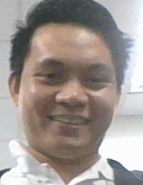
#> input picture assets/trebor.jpg, 143 x 185 px, given in place of the camera
$ python 3-image-filters.py
#> lines starting #> are read from the running program, lines starting #| are printed output that depends on the picture
#> further down, frame is the input picture: shape (185, 143, 3); mean B, G, R 146.2, 151.3, 159.8

# coding: utf-8

# In[1]:


import cv2
import numpy as np

def apply_invert(frame):
    return cv2.bitwise_not(frame)
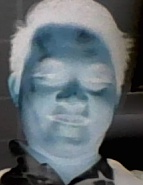
#> returned value: shape (185, 143, 3); mean of channels 0, 1, 2 108.8, 103.7, 95.2; drawn as B, G, R

def apply_sepia(frame, intensity = 0.5):
#> called with intensity = 0.5
    blue,green,red = 20,66,112
    frame = cv2.cvtColor(frame,cv2.COLOR_BGR2BGRA)
#> frame: shape (185, 143, 4)
    frame_height, frame_width, frame_channel = frame.shape
#> frame_height = 185; frame_width = 143; frame_channel = 4
    sepia_bgra = (blue,green,red,1)
    overlay = np.full((frame_height,frame_width,4),sepia_bgra, dtype = 'uint8')

    frame = cv2.addWeighted(overlay, intensity, frame, 1.0, 0)
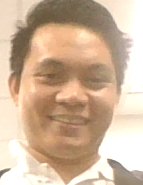
#> frame: shape (185, 143, 4); mean B, G, R, A 155.6, 181.2, 208.3, 255
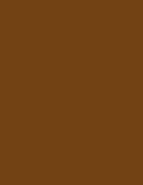
#> overlay: shape (185, 143, 4); mean B, G, R, A 20, 66, 112, 1
    frame = cv2.cvtColor(frame, cv2.COLOR_BGRA2BGR)
#> frame: shape (185, 143, 3)

    return frame

def apply_sepia_red(frame, intensity = 0.5):
#> called with intensity = 0.5
    blue,green,red = 5,30,200
    frame = cv2.cvtColor(frame,cv2.COLOR_BGR2BGRA)
    frame_height, frame_width, frame_channel = frame.shape
#> frame_height = 185; frame_width = 143; frame_channel = 4
    sepia_bgra = (blue,green,red,1)
    overlay = np.full((frame_height,frame_width,4),sepia_bgra, dtype = 'uint8')

    frame = cv2.addWeighted(overlay, intensity, frame, 1.0, 0)
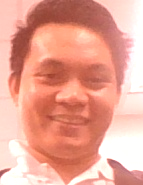
#> frame: shape (185, 143, 4); mean B, G, R, A 148.7, 165.3, 233.5, 255
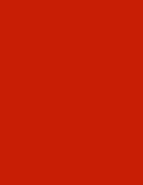
#> overlay: shape (185, 143, 4); mean B, G, R, A 5, 30, 200, 1
    frame = cv2.cvtColor(frame, cv2.COLOR_BGRA2BGR)
#> frame: shape (185, 143, 3)

    return frame

cap = cv2.VideoCapture(0)

while True:
    _, frame = cap.read()

    invert = apply_invert(frame)
    sepia = apply_sepia(frame)
    sepia_red = apply_sepia_red(frame)

    cv2.imshow('frame', frame)
    cv2.imshow('invert', invert)
    cv2.imshow('sepia', sepia)
    cv2.imshow('sepia_red', sepia_red)

    k = cv2.waitKey(1)
#> (key q is pressed here)

    if k == ord('q') or k == 27:
        cap.release()
        cv2.destroyAllWindows()
        break
